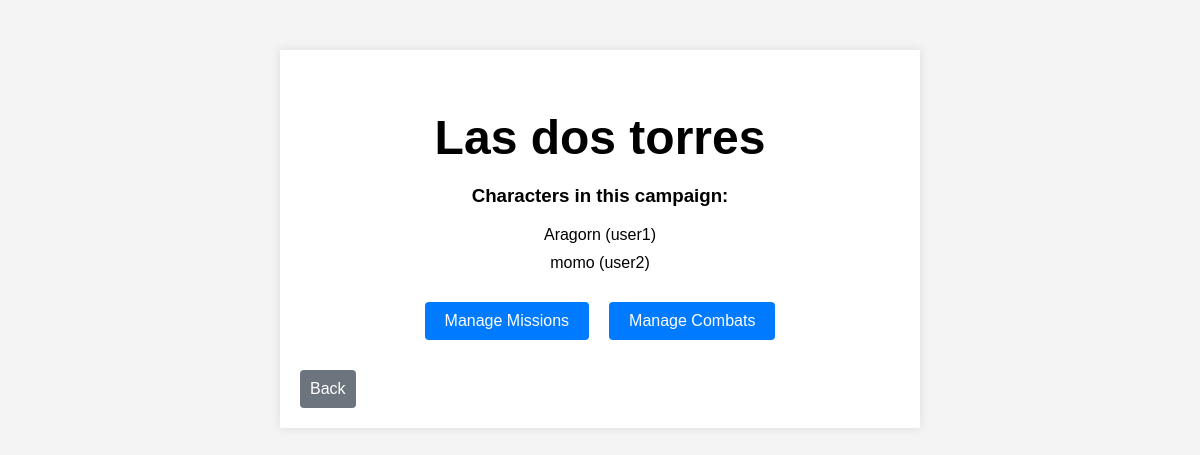
Page /campaigns/play/1 (signed in) on the committed database.
### app/models/campaign.py (models this page shows, shortened)
class Campaign(db.Model):
    id = db.Column(db.Integer, primary_key=True)
    name = db.Column(db.String(150), nullable=False)
    master_id = db.Column(db.Integer, db.ForeignKey('user.id'), nullable=False)
    is_public = db.Column(db.Boolean, default=False)
    allowed_players = db.relationship('User', secondary=allowed_players, lazy='subquery',
                                      backref=db.backref('campaigns', lazy=True))

### app/models/character.py (models this page shows, shortened)
class Character(db.Model):
    id = db.Column(db.Integer, primary_key=True)
    name = db.Column(db.String(150), nullable=False)
    user_id = db.Column(db.Integer, db.ForeignKey('user.id'), nullable=False)
    user = db.relationship('User', backref=db.backref('characters', lazy=True))  # Añade la relación con User
    race = db.Column(db.String(50), nullable=False)
    character_class = db.Column(db.String(50), nullable=False)
    level = db.Column(db.Integer, nullable=False, default=1)
    strength = db.Column(db.Integer, nullable=False, default=10)
    dexterity = db.Column(db.Integer, nullable=False, default=10)
    constitution = db.Column(db.Integer, nullable=False, default=10)
    intelligence = db.Column(db.Integer, nullable=False, default=10)
    wisdom = db.Column(db.Integer, nullable=False, default=10)
    charisma = db.Column(db.Integer, nullable=False, default=10)
    hit_points = db.Column(db.Integer, nullable=False, default=10)
    armor_class = db.Column(db.Integer, nullable=False, default=10)
    initiative = db.Column(db.Integer, nullable=False, default=0)
    speed = db.Column(db.Integer, nullable=False, default=30)
    campaign_id = db.Column(db.Integer, db.ForeignKey('campaign.id'), nullable=True)  # Nueva propiedad

### app/models/user.py (models this page shows, shortened)
class User(UserMixin, db.Model):
    id = db.Column(db.Integer, primary_key=True)
    username = db.Column(db.String(150), unique=True, nullable=False)
    password_hash = db.Column(db.String(150), nullable=False)
    role = db.Column(db.String(50), nullable=False)  # Agrega el campo role

### app/routes/campaigns.py (the view)
@campaigns_bp.route('/play/<int:campaign_id>', methods=['GET'])
@login_required
def play_campaign(campaign_id):
    campaign = Campaign.query.get_or_404(campaign_id)
    characters = Character.query.filter_by(campaign_id=campaign.id).all()
    missions = Mission.query.filter_by(campaign_id=campaign.id).all()
    combats = Combat.query.filter_by(campaign_id=campaign.id).all()
    if current_user.role == 'master':
        return render_template('campaigns/play_master.html', campaign=campaign, characters=characters, missions=missions, combats=combats)
    else:
        return render_template('campaigns/play_player.html', campaign=campaign, characters=characters, missions=missions, combats=combats)

### app/templates/campaigns/play_master.html (shortened to what this page needs)
<!DOCTYPE html>
<html lang="en">
<head>
    <link rel="stylesheet" href="{{ url_for('static', filename='styles.css') }}">
</head>
<body>
    <div class="container">
        <div class="campaign-name">
            <h2>{{ campaign.name }}</h2>
        </div>
        <div class="characters-list">
            <h3>Characters in this campaign:</h3>
            <ul>
                {% for character in characters %}
                <li>{{ character.name }} ({{ character.user.username }})</li>
                {% endfor %}
            </ul>
        </div>
        <div class="operations">
            <div class="btn-container">
                <a href="{{ url_for('missions.manage_missions', campaign_id=campaign.id) }}" class="btn">Manage Missions</a>
                <a href="{{ url_for('combats.manage_combats', campaign_id=campaign.id) }}" class="btn">Manage Combats</a>
            </div>
        </div>
        <a href="{{ url_for('campaigns.list_campaigns') }}" class="back-button">Back</a>
    </div>
</body>
</html>

### app/static/styles.css (style rules this page uses)
body { font-family: Arial, sans-serif; background-color: #f4f4f4; margin: 0; padding: 0; }
.container { max-width: 600px; margin: 50px auto; padding: 20px; background-color: #fff; box-shadow: 0 0 10px rgba(0, 0, 0, 0.1); }
h2 { text-align: center; margin-bottom: 20px; }
.operations { margin-top: 20px; }

### app/templates/campaigns/play_master.html (style rules this page uses)
.campaign-name { text-align: center; font-size: 2em; margin-top: 20px; }
.operations { text-align: center; margin-top: 20px; }
.characters-list { text-align: center; margin-top: 20px; }
.characters-list ul { list-style-type: none; padding: 0; }
.characters-list li { margin-bottom: 10px; }
.btn { display: inline-block; margin: 10px; padding: 10px 20px; background-color: #007bff; color: #fff; border: none; border-radius: 4px; cursor: pointer; text-decoration: none; text-align: center; }
.back-button { display: inline-block; margin-top: 20px; padding: 10px; background-color: #6c757d; color: #fff; border: none; border-radius: 4px; cursor: pointer; text-decoration: none; text-align: center; }
.btn-container { display: flex; flex-wrap: wrap; justify-content: center; }

### rows in the picture
Campaign: name "Las dos torres"
Character: name "Aragorn", user.username "user1"
Character: name "momo", user.username "user2"
